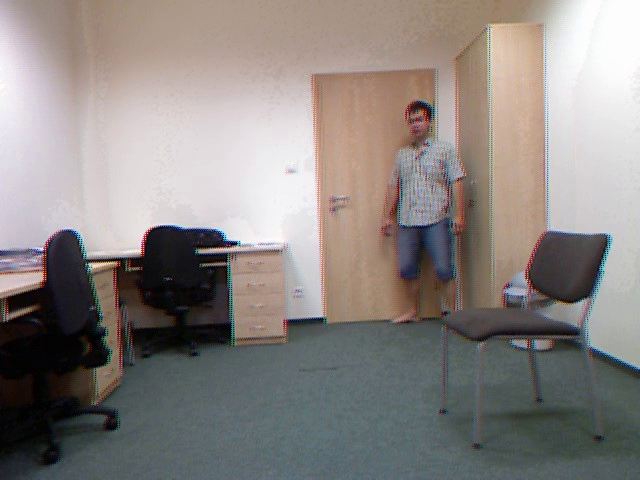
#> input picture frame 0 of fall-detection-main/output.mp4, 640 x 480 px
$ python quick_fall_test.py
#> lines starting #> are read from the running program, lines starting #| are printed output that depends on the picture
### fall-detection-main/fall_prediction.py
import os
import time

from src.pipeline.fall_detect import FallDetector


def _fall_detect_config():

    _dir = os.path.dirname(os.path.abspath(__file__))
    _good_tflite_model = os.path.join(
        _dir,
        'ai_models/posenet_mobilenet_v1_100_257x257_multi_kpt_stripped.tflite'
        )
    _good_edgetpu_model = os.path.join(
        _dir,
        'ai_models/posenet_mobilenet_v1_075_721_1281_quant_decoder_edgetpu.tflite'
        )
    _good_labels = 'ai_models/pose_labels.txt'
    config = {
        'model': {
            'tflite': _good_tflite_model,
            'edgetpu': _good_edgetpu_model,
            },
        'labels': _good_labels,
        'top_k': 3,
        'confidence_threshold': 0.6,
        'model_name':'mobilenet'
    }
    return config


def Fall_prediction(img_1,img_2,img_3=None):

    config = _fall_detect_config()
    result = None

    fall_detector = FallDetector(**config)

    # [4 lines left out: function process_response, not called in this run]

    process_response(fall_detector.process_sample(image=img_1))

    time.sleep(fall_detector.min_time_between_frames)

    process_response(fall_detector.process_sample(image=img_2))

    if len(result) == 1:
        category = result[0]['label']
        confidence = result[0]['confidence']
        angle = result[0]['leaning_angle']
        keypoint_corr = result[0]['keypoint_corr']

        dict_res = {}
        dict_res["category"] = category
        dict_res["confidence"] = confidence
        dict_res["angle"] = angle
        dict_res["keypoint_corr"] = keypoint_corr
        return dict_res

    else:

        if img_3:

            time.sleep(fall_detector.min_time_between_frames)
            process_response(fall_detector.process_sample(image=img_3))

            if len(result) == 1:

                category = result[0]['label']
                confidence = result[0]['confidence']
                angle = result[0]['leaning_angle']
                keypoint_corr = result[0]['keypoint_corr']

                dict_res = {}
                dict_res["category"] = category
                dict_res["confidence"] = confidence
                dict_res["angle"] = angle
                dict_res["keypoint_corr"] = keypoint_corr
                return dict_res

    return None

### fall-detection-main/quick_fall_test.py
#!/usr/bin/env python3
"""
Quick fall detection test - tests only the optimal strategy found
"""

import os
import sys
import cv2
import time
import warnings
from PIL import Image

# Suppress warnings
warnings.filterwarnings("ignore")
os.environ['TF_CPP_MIN_LOG_LEVEL'] = '3'

# Add current directory to path
sys.path.insert(0, os.path.dirname(os.path.abspath(__file__)))

try:
    from fall_prediction import Fall_prediction
    print("✅ Fall_prediction module loaded")
except ImportError as e:
    print(f"❌ Error importing Fall_prediction: {e}")
    sys.exit(1)

def classify_result(result, conf_threshold=0.7):
    """Classify the fall detection result"""
    try:
        conf = float(result.get('confidence', 0.0))
        angle = float(result.get('angle', 0.0))
        is_fall = conf >= conf_threshold
        label = 'fall' if is_fall else 'no fall'
        return is_fall, label, conf, angle
    except Exception as e:
        return False, 'error', 0.0, 0.0

def test_video_quick(video_path):
    """Quick test of a video with optimal strategy"""
#> called with video_path = 'output.mp4'
    print(f"\n🎬 Testing: {os.path.basename(video_path)}")

    if not os.path.exists(video_path):
        print(f"❌ Video not found: {video_path}")
        return None

    # Extract frames
    cap = cv2.VideoCapture(video_path)
    if not cap.isOpened():
        print(f"❌ Could not open video")
        return None

    frames = []
    frame_count = 0
    fps = cap.get(cv2.CAP_PROP_FPS)

    # Extract first 20 frames for quick test
    while cap.isOpened() and frame_count < 20:
        ret, frame = cap.read()
#> frame is the input picture: shape (480, 640, 3); mean B, G, R 130, 133.1, 139.3
        if not ret:
            break

        rgb_frame = cv2.cvtColor(frame, cv2.COLOR_BGR2RGB)
        rgb_frame = cv2.resize(rgb_frame, (640, 480))
        pil_image = Image.fromarray(rgb_frame)
        frames.append(pil_image)
        frame_count += 1

    cap.release()
    print(f"   Extracted {len(frames)} frames")
#|    Extracted 10 frames

    if len(frames) < 3:
        print("❌ Not enough frames")
        return None

    # Test with optimal strategy: consecutive frames
    fall_detections = 0
    best_confidence = 0
    best_angle = 0

    print("   Testing consecutive frames (optimal strategy)...")

    for i in range(len(frames) - 2):
        try:
            img1, img2, img3 = frames[i], frames[i+1], frames[i+2]
            result = Fall_prediction(img1, img2, img3)
            is_fall, label, conf, angle = classify_result(result)

            if is_fall:
                fall_detections += 1
                print(f"   Frame {i}: {label} (conf={conf:.3f}, angle={angle:.1f}°)")

            if conf > best_confidence:
                best_confidence = conf
                best_angle = angle

        except Exception as e:
            continue
#> this loop made 1 pass
#> pass 1, in test_video_quick, `img1, img2, img3 = frames[i], frames[i+1], frames[i+2]`:
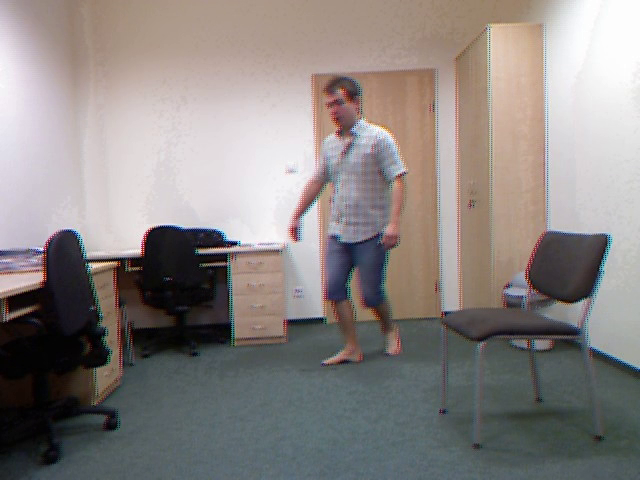
#> img2: PIL image 640x480 RGB; mean R, G, B 138.6, 132.5, 130.2
#> pass 1, in test_video_quick, `img1, img2, img3 = frames[i], frames[i+1], frames[i+2]`:
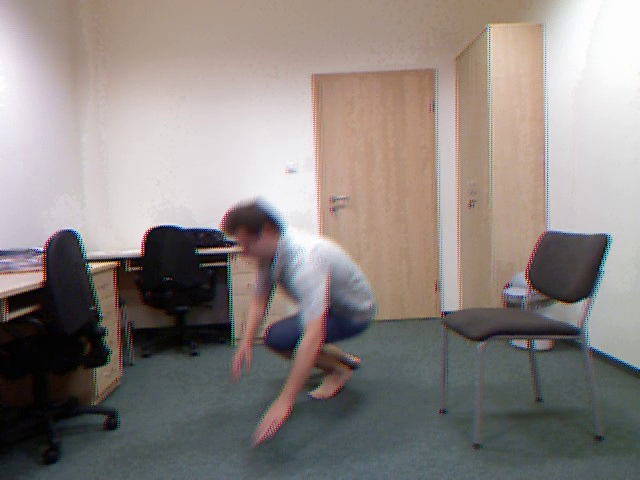
#> img3: PIL image 640x480 RGB; mean R, G, B 140.4, 132.5, 129.2
#> after the loop, best_angle = 0; best_confidence = 0; fall_detections = 0

    print(f"   📊 Results: {fall_detections} fall detections")
    print(f"   📊 Best confidence: {best_confidence:.3f}")
    print(f"   📊 Overall fall detected: {'✅ YES' if fall_detections > 0 else '❌ NO'}")

    return {
        'video': os.path.basename(video_path),
        'fall_detected': fall_detections > 0,
        'fall_count': fall_detections,
        'best_confidence': best_confidence,
        'best_angle': best_angle
    }

def main():
    """Quick test of fall detection videos"""
    print("🚀 Quick Fall Detection Test")
    print("=" * 40)

    # Test videos
    videos = ['output.mp4', 'test1.mp4']
    results = []

    for video in videos:
        if os.path.exists(video):
            result = test_video_quick(video)
            if result:
                results.append(result)
        else:
            print(f"⚠️  Video not found: {video}")

    # Summary
    print(f"\n📋 SUMMARY:")
    print("=" * 40)

    for result in results:
        status = "✅ FALL DETECTED" if result['fall_detected'] else "❌ NO FALL"
        print(f"{result['video']}: {status} (conf={result['best_confidence']:.3f})")

    if results:
        total_detected = sum(1 for r in results if r['fall_detected'])
        print(f"\n🎯 Overall: {total_detected}/{len(results)} videos detected falls")

        if total_detected == len(results):
            print("🎉 SUCCESS: All fall videos detected correctly!")
        else:
            print("⚠️  Some fall videos not detected - may need adjustment")

if __name__ == "__main__":
    main()
#> (the call stopped at in Fall_prediction, `fall_detector = FallDetector(**config)`: src is not available in this run)
